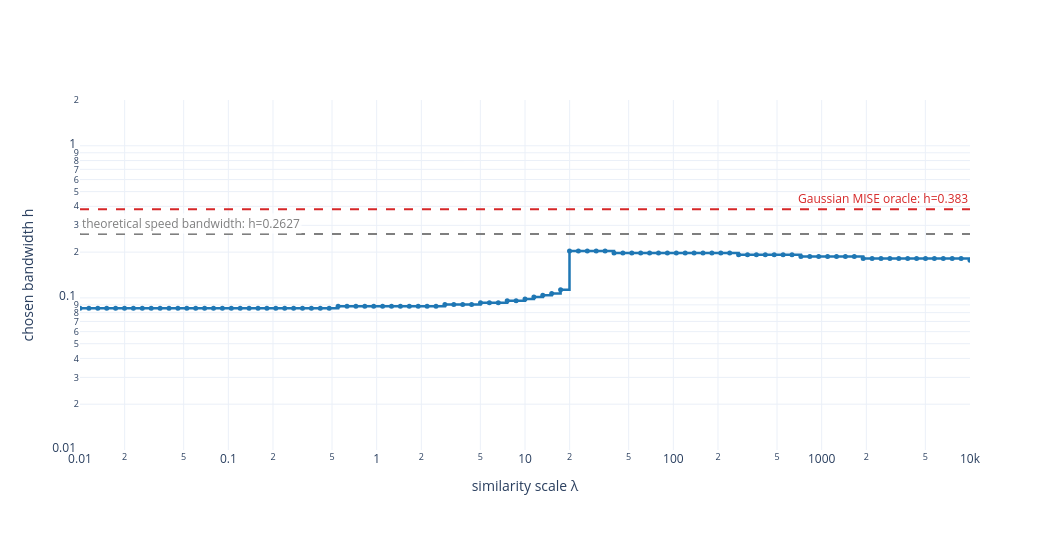

The notebook cell this image was saved under:
### Markdown cell above
### Similarity scale versus chosen bandwidth

For the same sample and bandwidth grid linear in $\psi_\beta$, the plot below varies the similarity scale $\lambda$ in $S_{ij}=\exp(-\lambda D_{2,ij})$ and records the bandwidth at the maximum of the Doob stationary mass. The red dashed horizontal line marks the Gaussian MISE-oracle bandwidth, and the gray dashed horizontal line marks the theoretical speed bandwidth.

### Code cell
stationary_example_lambda_values = np.geomspace(1e-2, 1e4, 101)
stationary_example_log_lambda_min = np.log10(
    stationary_example_lambda_values[0]
)
stationary_example_log_lambda_max = np.log10(
    stationary_example_lambda_values[-1]
)
stationary_example_oracle_paper_y = (
    np.log10(stationary_example_oracle_h)
    - stationary_example_log_h_min
) / stationary_example_log_h_span
stationary_example_h_speed_paper_y = (
    np.log10(stationary_example_h_speed)
    - stationary_example_log_h_min
) / stationary_example_log_h_span

stationary_example_divergence = beta2_divergence_matrix_fft(
    samples=stationary_example_samples,
    h_grid=stationary_example_grid,
    half_width=stationary_example_half_width,
    spatial_points=stationary_example_spatial_points,
)
stationary_example_lambda_selected_indices = np.empty(
    len(stationary_example_lambda_values),
    dtype=int,
)

for index, current_lambda in enumerate(
    stationary_example_lambda_values
):
    current_similarity = np.exp(
        -current_lambda * stationary_example_divergence
    )
    np.fill_diagonal(current_similarity, 1.0)
    current_mass = doob_stationary_mass(current_similarity)
    stationary_example_lambda_selected_indices[index] = int(
        np.argmax(current_mass)
    )

stationary_example_lambda_selected_bandwidths = (
    stationary_example_grid[
        stationary_example_lambda_selected_indices
    ]
)

stationary_example_lambda_figure = go.Figure(
    go.Scatter(
        x=stationary_example_lambda_values,
        y=stationary_example_lambda_selected_bandwidths,
        customdata=stationary_example_lambda_selected_indices,
        mode="lines+markers",
        line=dict(color="#1f77b4", width=2.5, shape="hv"),
        marker=dict(size=5),
        hovertemplate=(
            "lambda (λ)=%{x:.6g}"
            "<br>chosen bandwidth h=%{y:.6g}"
            "<br>grid index=%{customdata}<extra></extra>"
        ),
    )
)
stationary_example_lambda_figure.add_hline(
    y=stationary_example_oracle_h,
    line=dict(color="#d62728", width=2, dash="dash"),
)
stationary_example_lambda_figure.add_hline(
    y=stationary_example_h_speed,
    line=dict(color="#7f7f7f", width=2, dash="dash"),
)
stationary_example_lambda_figure.add_annotation(
    x=1.0,
    y=stationary_example_oracle_paper_y,
    xref="paper",
    yref="paper",
    text=f"Gaussian MISE oracle: h={stationary_example_oracle_h:.4g}",
    showarrow=False,
    xanchor="right",
    yanchor="bottom",
    font=dict(color="#d62728"),
)
stationary_example_lambda_figure.add_annotation(
    x=0.0,
    y=stationary_example_h_speed_paper_y,
    xref="paper",
    yref="paper",
    text=(
        "theoretical speed bandwidth: "
        f"h={stationary_example_h_speed:.4g}"
    ),
    showarrow=False,
    xanchor="left",
    yanchor="bottom",
    font=dict(color="#7f7f7f"),
    bgcolor="rgba(255,255,255,0.8)",
)
stationary_example_lambda_figure.update_xaxes(
    title_text="similarity scale λ",
    type="log",
    range=[
        stationary_example_log_lambda_min,
        stationary_example_log_lambda_max,
    ],
)
stationary_example_lambda_figure.update_yaxes(
    title_text="chosen bandwidth h",
    type="log",
    range=[
        stationary_example_log_h_min,
        stationary_example_log_h_max,
    ],
)
stationary_example_lambda_figure.update_layout(
    width=1050,
    height=550,
    template="plotly_white",
    showlegend=False,
    margin=dict(t=100, b=100),
)
save_thesis_plotly_figure(
    stationary_example_lambda_figure,
    "chosen_bandwidth_vs_lambda_M1_fixed_sample.pdf",
)
stationary_example_lambda_figure.show()

### Figure 1 — Plotly figure (JSON) as saved in the notebook; plotly's stock layout.template omitted (floating-point values rounded to 4 significant figures)
{"data": [{"customdata": [77, 77, 77, 77, 77, 77, 77, 77, 77, 77, 77, 77, 77, 77, 77, 77, 77, 77, 77, 77, 77, 77, 77, 77, 77, 77, 77, 77, 77, 78, 78, 78, 78, 78, 78, 78, 78, 78, 78, 78, 78, 79, 79, 79, 79, 80, 80, 80, 81, 81, 82, 83, 84, 85, 87, 108, 108, 108, 108, 108, 107, 107, 107, 107, 107, 107, 107, 107, 107, 107, 107, 107, 107, 107, 106, 106, 106, 106, 106, 106, 106, 105, 105, 105, 105, 105, 105, 105, 104, 104, 104, 104, 104, 104, 104, 104, 104, 104, 104, 104, 103], "hovertemplate": "lambda (λ)=%{x:.6g}<br>chosen bandwidth h=%{y:.6g}<br>grid index=%{customdata}<extra></extra>", "line": {"color": "#1f77b4", "shape": "hv", "width": 2.5}, "marker": {"size": 5}, "mode": "lines+markers", "type": "scatter", "x": [0.01, 0.01148, 0.01318, 0.01514, 0.01738, 0.01995, 0.02291, 0.0263, 0.0302, 0.03467, 0.03981, 0.04571, 0.05248, 0.06026, 0.06918, 0.07943, 0.0912, 0.1047, 0.1202, 0.138, 0.1585, 0.182, 0.2089, 0.2399, 0.2754, 0.3162, 0.3631, 0.4169, 0.4786, 0.5495, 0.631, 0.7244, 0.8318, 0.955, 1.096, 1.259, 1.445, 1.66, 1.905, 2.188, 2.512, 2.884, 3.311, 3.802, 4.365, 5.012, 5.754, 6.607, 7.586, 8.71, 10, 11.48, 13.18, 15.14, 17.38, 19.95, 22.91, 26.3, 30.2, 34.67, 39.81, 45.71, 52.48, 60.26, 69.18, 79.43, 91.2, 104.7, 120.2, 138.0, 158.5, 182.0, 208.9, 239.9, 275.4, 316.2, 363.1, 416.9, 478.6, 549.5, 631.0, 724.4, 831.8, 955.0, 1096.0, 1259.0, 1445.0, 1660.0, 1905.0, 2188.0, 2512.0, 2884.0, 3311.0, 3802.0, 4365.0, 5012.0, 5754.0, 6607.0, 7586.0, 8710.0, 10000], "y": [0.08561, 0.08561, 0.08561, 0.08561, 0.08561, 0.08561, 0.08561, 0.08561, 0.08561, 0.08561, 0.08561, 0.08561, 0.08561, 0.08561, 0.08561, 0.08561, 0.08561, 0.08561, 0.08561, 0.08561, 0.08561, 0.08561, 0.08561, 0.08561, 0.08561, 0.08561, 0.08561, 0.08561, 0.08561, 0.08803, 0.08803, 0.08803, 0.08803, 0.08803, 0.08803, 0.08803, 0.08803, 0.08803, 0.08803, 0.08803, 0.08803, 0.09052, 0.09052, 0.09052, 0.09052, 0.09308, 0.09308, 0.09308, 0.09571, 0.09571, 0.09842, 0.1012, 0.1041, 0.107, 0.1131, 0.2032, 0.2032, 0.2032, 0.2032, 0.2032, 0.1976, 0.1976, 0.1976, 0.1976, 0.1976, 0.1976, 0.1976, 0.1976, 0.1976, 0.1976, 0.1976, 0.1976, 0.1976, 0.1976, 0.1922, 0.1922, 0.1922, 0.1922, 0.1922, 0.1922, 0.1922, 0.1869, 0.1869, 0.1869, 0.1869, 0.1869, 0.1869, 0.1869, 0.1818, 0.1818, 0.1818, 0.1818, 0.1818, 0.1818, 0.1818, 0.1818, 0.1818, 0.1818, 0.1818, 0.1818, 0.1768]}], "layout": {"annotations": [{"font": {"color": "#d62728"}, "showarrow": false, "text": "Gaussian MISE oracle: h=0.383", "x": 1, "xanchor": "right", "xref": "paper", "y": 0.6881, "yanchor": "bottom", "yref": "paper"}, {"bgcolor": "rgba(255,255,255,0.8)", "font": {"color": "#7f7f7f"}, "showarrow": false, "text": "theoretical speed bandwidth: h=0.2627", "x": 0, "xanchor": "left", "xref": "paper", "y": 0.6168, "yanchor": "bottom", "yref": "paper"}], "height": 550, "margin": {"b": 100, "t": 100}, "shapes": [{"line": {"color": "#d62728", "dash": "dash", "width": 2}, "type": "line", "x0": 0, "x1": 1, "xref": "x domain", "y0": 0.383, "y1": 0.383, "yref": "y"}, {"line": {"color": "#7f7f7f", "dash": "dash", "width": 2}, "type": "line", "x0": 0, "x1": 1, "xref": "x domain", "y0": 0.2627, "y1": 0.2627, "yref": "y"}], "showlegend": false, "width": 1050, "xaxis": {"range": [-2, 4], "title": {"text": "similarity scale λ"}, "type": "log"}, "yaxis": {"range": [-2, 0.301], "title": {"text": "chosen bandwidth h"}, "type": "log"}}}
